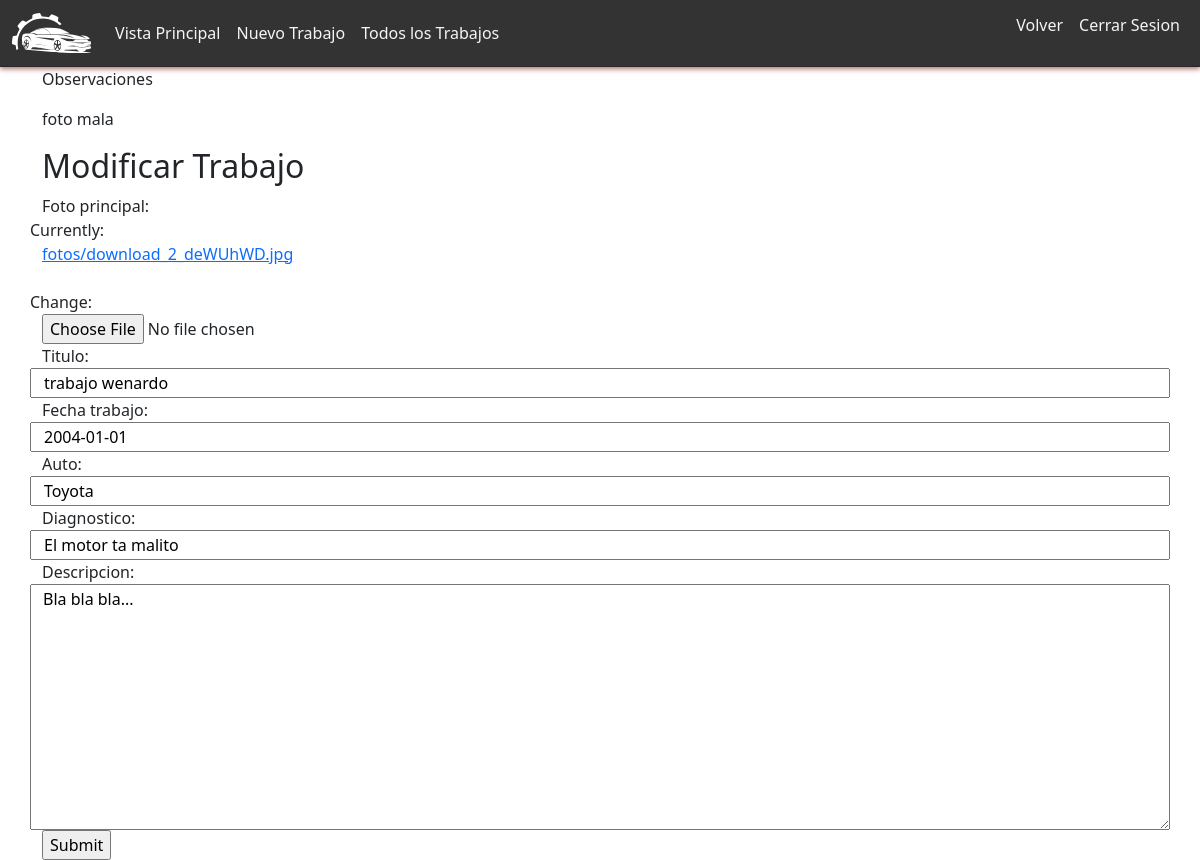
/admin_mecanico/revision/5 (signed in), run on the app's committed database.
### core/models.py (models this page shows)
class Trabajo(models.Model):
    ESTADO_REVISION = (
        ("Por revisar", "Por revisar"),
        ("Aprobado", "Aprobado"),
        ("Rechazado", "Rechazado"),
        ("Inactivo", "Inactivo"),
    )
    mecanico = models.ForeignKey(Mecanico, on_delete=models.CASCADE)
    foto_principal = models.ImageField(upload_to='fotos/', null=True)
    titulo = models.CharField(max_length=100, null=True)
    fecha_trabajo = models.DateField()
    fecha_creacion = models.DateField(auto_now_add=True, null=True)
    fecha_actualizacion = models.DateField(auto_now=True, null=True)
    auto = models.CharField(max_length=100)
    diagnostico = models.CharField(max_length=150)
    descripcion = models.TextField()
    revision = models.CharField(max_length=100, choices=ESTADO_REVISION)
    observaciones = models.TextField(null=True, blank=True)

### core/decorators.py (the view)
        def wrapper_func(request, *args, **kwargs):
            group = None
            if request.user.groups.exists():
                group = request.user.groups.all()[0].name
            if group in allowed_roles:
                return view_func(request, *args, **kwargs)
            else:
                return redirect("/auth_error")

### core/forms.py
class TrabajoForm(forms.ModelForm):
    class Meta:
        model = Trabajo
        fields = [
            "foto_principal",
            "titulo",
            "fecha_trabajo",
            "auto",
            "diagnostico",
            "descripcion",
        ]

### core/views.py (called while the page is built, shortened)
@allowed_users(allowed_roles=['mecanico'])
def admin_mecanico_arreglartrabajo(request, pk):
    trabajo = Trabajo.objects.get(id=pk)
    trabajo_form = TrabajoForm(instance=trabajo)
    context = {"trabajo_form":trabajo_form,
               "trabajo":trabajo}
    return render(request, "admin-mecanico-arreglartrabajo.html", context)

### templates/admin-mecanico-arreglartrabajo.html (shortened to what this page needs)
<!DOCTYPE html>
<html>
  <head>
    {% load static %}
      <link rel="stylesheet" href="{% static 'bootstrap-5.3.3/css/bootstrap.css' %}">
      <link rel="stylesheet" href="{% static 'css/navbar-admin.css' %}">
      <link rel="stylesheet" href="{% static 'css/admin-mecanico.css' %}">
  </head>
  <body>
  {% include "navbar-admin.html" %}
    <main>
        <div class="container">
            <p>Observaciones</p>
            <p>
                {{ trabajo.observaciones }}
            </p>
        </div>
        <div class="container">
            <h2>Modificar Trabajo</h2>
            <form method="POST" enctype="multipart/form-data">
                <div class="row">
                    {{ trabajo_form.as_table }}
                </div>
            <input type="submit" name="modificar-trabajo">
        </form>
        </div>
    </main>
  </body>
</html>

### data on the page
Trabajo: observaciones "foto mala", titulo "trabajo wenardo", fecha_trabajo "2004-01-01", auto "Toyota", diagnostico "El motor ta malito", descripcion "Bla bla bla..."
